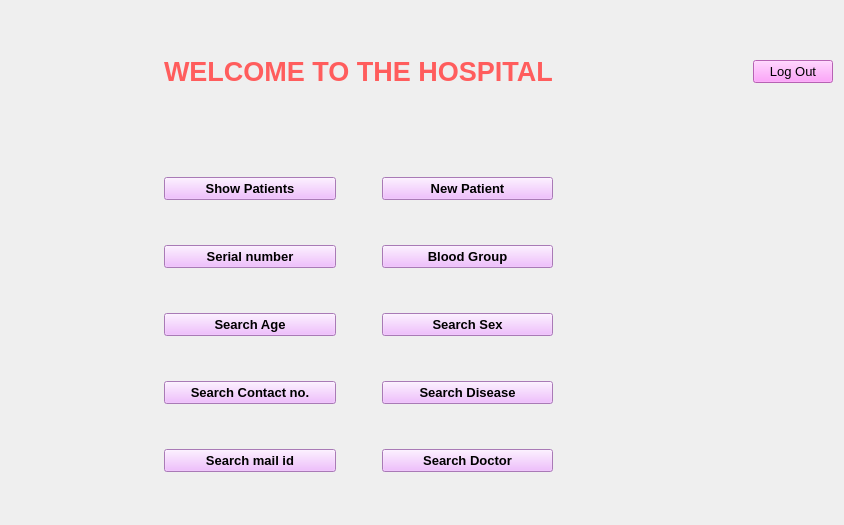
<?xml version="1.0" encoding="UTF-8"?>
<ui version="4.0">
 <class>Form</class>
 <widget class="QWidget" name="Form">
  <property name="geometry">
   <rect>
    <x>0</x>
    <y>0</y>
    <width>844</width>
    <height>525</height>
   </rect>
  </property>
  <property name="windowTitle">
   <string>Welcome</string>
  </property>
  <property name="windowIcon">
   <iconset>
    <disabledoff>logo.PNG</disabledoff>
   </iconset>
  </property>
  <property name="styleSheet">
   <string notr="true">background:url(:/newPrefix/hospital_background.PNG)</string>
  </property>
  <layout class="QGridLayout" name="gridLayout_2">
   <item row="3" column="7">
    <spacer name="verticalSpacer_2">
     <property name="orientation">
      <enum>Qt::Vertical</enum>
     </property>
     <property name="sizeHint" stdset="0">
      <size>
       <width>20</width>
       <height>40</height>
      </size>
     </property>
    </spacer>
   </item>
   <item row="1" column="7">
    <spacer name="verticalSpacer_3">
     <property name="orientation">
      <enum>Qt::Vertical</enum>
     </property>
     <property name="sizeHint" stdset="0">
      <size>
       <width>20</width>
       <height>40</height>
      </size>
     </property>
    </spacer>
   </item>
   <item row="2" column="7">
    <spacer name="verticalSpacer_5">
     <property name="orientation">
      <enum>Qt::Vertical</enum>
     </property>
     <property name="sizeHint" stdset="0">
      <size>
       <width>20</width>
       <height>40</height>
      </size>
     </property>
    </spacer>
   </item>
   <item row="0" column="2">
    <spacer name="horizontalSpacer_6">
     <property name="orientation">
      <enum>Qt::Horizontal</enum>
     </property>
     <property name="sizeHint" stdset="0">
      <size>
       <width>40</width>
       <height>20</height>
      </size>
     </property>
    </spacer>
   </item>
   <item row="1" column="3" rowspan="3">
    <layout class="QGridLayout" name="gridLayout">
     <item row="0" column="2">
      <widget class="QPushButton" name="write_patient">
       <property name="font">
        <font>
         <pointsize>10</pointsize>
         <weight>75</weight>
         <bold>true</bold>
        </font>
       </property>
       <property name="styleSheet">
        <string notr="true">background-color:rgb(237, 171, 255)
</string>
       </property>
       <property name="text">
        <string>New Patient</string>
       </property>
      </widget>
     </item>
     <item row="2" column="0">
      <widget class="QPushButton" name="age">
       <property name="font">
        <font>
         <pointsize>10</pointsize>
         <weight>75</weight>
         <bold>true</bold>
        </font>
       </property>
       <property name="styleSheet">
        <string notr="true">background-color:rgb(237, 171, 255)
</string>
       </property>
       <property name="text">
        <string>Search Age</string>
       </property>
      </widget>
     </item>
     <item row="1" column="0">
      <widget class="QPushButton" name="sr_no">
       <property name="font">
        <font>
         <pointsize>10</pointsize>
         <weight>75</weight>
         <bold>true</bold>
        </font>
       </property>
       <property name="styleSheet">
        <string notr="true">background-color:rgb(237, 171, 255)
</string>
       </property>
       <property name="text">
        <string>Serial number</string>
       </property>
      </widget>
     </item>
     <item row="2" column="2">
      <widget class="QPushButton" name="sex">
       <property name="font">
        <font>
         <pointsize>10</pointsize>
         <weight>75</weight>
         <bold>true</bold>
        </font>
       </property>
       <property name="styleSheet">
        <string notr="true">background-color:rgb(237, 171, 255)
</string>
       </property>
       <property name="text">
        <string>Search Sex</string>
       </property>
      </widget>
     </item>
     <item row="1" column="2">
      <widget class="QPushButton" name="blood_grp">
       <property name="font">
        <font>
         <pointsize>10</pointsize>
         <weight>75</weight>
         <bold>true</bold>
        </font>
       </property>
       <property name="styleSheet">
        <string notr="true">background-color:rgb(237, 171, 255)
</string>
       </property>
       <property name="text">
        <string>Blood Group</string>
       </property>
      </widget>
     </item>
     <item row="3" column="0">
      <widget class="QPushButton" name="contact_no">
       <property name="font">
        <font>
         <pointsize>10</pointsize>
         <weight>75</weight>
         <bold>true</bold>
        </font>
       </property>
       <property name="styleSheet">
        <string notr="true">background-color:rgb(237, 171, 255)
</string>
       </property>
       <property name="text">
        <string>Search Contact no.</string>
       </property>
      </widget>
     </item>
     <item row="0" column="1">
      <spacer name="horizontalSpacer">
       <property name="orientation">
        <enum>Qt::Horizontal</enum>
       </property>
       <property name="sizeType">
        <enum>QSizePolicy::Fixed</enum>
       </property>
       <property name="sizeHint" stdset="0">
        <size>
         <width>40</width>
         <height>20</height>
        </size>
       </property>
      </spacer>
     </item>
     <item row="0" column="0">
      <widget class="QPushButton" name="read_patient">
       <property name="font">
        <font>
         <pointsize>10</pointsize>
         <weight>75</weight>
         <bold>true</bold>
        </font>
       </property>
       <property name="styleSheet">
        <string notr="true">background-color:rgb(237, 171, 255)
</string>
       </property>
       <property name="text">
        <string>Show Patients</string>
       </property>
      </widget>
     </item>
     <item row="4" column="0">
      <widget class="QPushButton" name="mail_id">
       <property name="font">
        <font>
         <pointsize>10</pointsize>
         <weight>75</weight>
         <bold>true</bold>
        </font>
       </property>
       <property name="styleSheet">
        <string notr="true">background-color:rgb(237, 171, 255)
</string>
       </property>
       <property name="text">
        <string>Search mail id</string>
       </property>
      </widget>
     </item>
     <item row="3" column="2">
      <widget class="QPushButton" name="disease">
       <property name="font">
        <font>
         <pointsize>10</pointsize>
         <weight>75</weight>
         <bold>true</bold>
        </font>
       </property>
       <property name="styleSheet">
        <string notr="true">background-color:rgb(237, 171, 255)
</string>
       </property>
       <property name="text">
        <string>Search Disease</string>
       </property>
      </widget>
     </item>
     <item row="4" column="2">
      <widget class="QPushButton" name="doctor">
       <property name="font">
        <font>
         <pointsize>10</pointsize>
         <weight>75</weight>
         <bold>true</bold>
        </font>
       </property>
       <property name="styleSheet">
        <string notr="true">background-color:rgb(237, 171, 255)
</string>
       </property>
       <property name="text">
        <string>Search Doctor</string>
       </property>
      </widget>
     </item>
    </layout>
   </item>
   <item row="0" column="3">
    <layout class="QVBoxLayout" name="verticalLayout">
     <item>
      <spacer name="verticalSpacer">
       <property name="orientation">
        <enum>Qt::Vertical</enum>
       </property>
       <property name="sizeHint" stdset="0">
        <size>
         <width>20</width>
         <height>40</height>
        </size>
       </property>
      </spacer>
     </item>
     <item>
      <widget class="QLabel" name="label">
       <property name="font">
        <font>
         <family>Arial</family>
         <pointsize>20</pointsize>
         <weight>75</weight>
         <bold>true</bold>
        </font>
       </property>
       <property name="styleSheet">
        <string notr="true">color:rgb(255, 93, 93)</string>
       </property>
       <property name="text">
        <string>WELCOME TO THE HOSPITAL</string>
       </property>
       <property name="textFormat">
        <enum>Qt::PlainText</enum>
       </property>
      </widget>
     </item>
     <item>
      <spacer name="verticalSpacer_4">
       <property name="orientation">
        <enum>Qt::Vertical</enum>
       </property>
       <property name="sizeHint" stdset="0">
        <size>
         <width>20</width>
         <height>40</height>
        </size>
       </property>
      </spacer>
     </item>
    </layout>
   </item>
   <item row="0" column="0">
    <spacer name="horizontalSpacer_8">
     <property name="orientation">
      <enum>Qt::Horizontal</enum>
     </property>
     <property name="sizeHint" stdset="0">
      <size>
       <width>40</width>
       <height>20</height>
      </size>
     </property>
    </spacer>
   </item>
   <item row="0" column="6">
    <spacer name="horizontalSpacer_4">
     <property name="orientation">
      <enum>Qt::Horizontal</enum>
     </property>
     <property name="sizeHint" stdset="0">
      <size>
       <width>40</width>
       <height>20</height>
      </size>
     </property>
    </spacer>
   </item>
   <item row="0" column="5">
    <spacer name="horizontalSpacer_5">
     <property name="orientation">
      <enum>Qt::Horizontal</enum>
     </property>
     <property name="sizeHint" stdset="0">
      <size>
       <width>40</width>
       <height>20</height>
      </size>
     </property>
    </spacer>
   </item>
   <item row="0" column="7">
    <layout class="QHBoxLayout" name="horizontalLayout">
     <item>
      <spacer name="horizontalSpacer_2">
       <property name="orientation">
        <enum>Qt::Horizontal</enum>
       </property>
       <property name="sizeHint" stdset="0">
        <size>
         <width>40</width>
         <height>20</height>
        </size>
       </property>
      </spacer>
     </item>
     <item>
      <widget class="QPushButton" name="log_out">
       <property name="font">
        <font>
         <pointsize>10</pointsize>
        </font>
       </property>
       <property name="focusPolicy">
        <enum>Qt::StrongFocus</enum>
       </property>
       <property name="styleSheet">
        <string notr="true">background-color:rgb(255, 137, 250)
</string>
       </property>
       <property name="text">
        <string>Log Out</string>
       </property>
      </widget>
     </item>
    </layout>
   </item>
   <item row="0" column="1">
    <spacer name="horizontalSpacer_7">
     <property name="orientation">
      <enum>Qt::Horizontal</enum>
     </property>
     <property name="sizeHint" stdset="0">
      <size>
       <width>40</width>
       <height>20</height>
      </size>
     </property>
    </spacer>
   </item>
   <item row="0" column="4">
    <spacer name="horizontalSpacer_9">
     <property name="orientation">
      <enum>Qt::Horizontal</enum>
     </property>
     <property name="sizeHint" stdset="0">
      <size>
       <width>40</width>
       <height>20</height>
      </size>
     </property>
    </spacer>
   </item>
  </layout>
 </widget>
 <resources>
  <include location="image.qrc"/>
 </resources>
 <connections/>
</ui>
